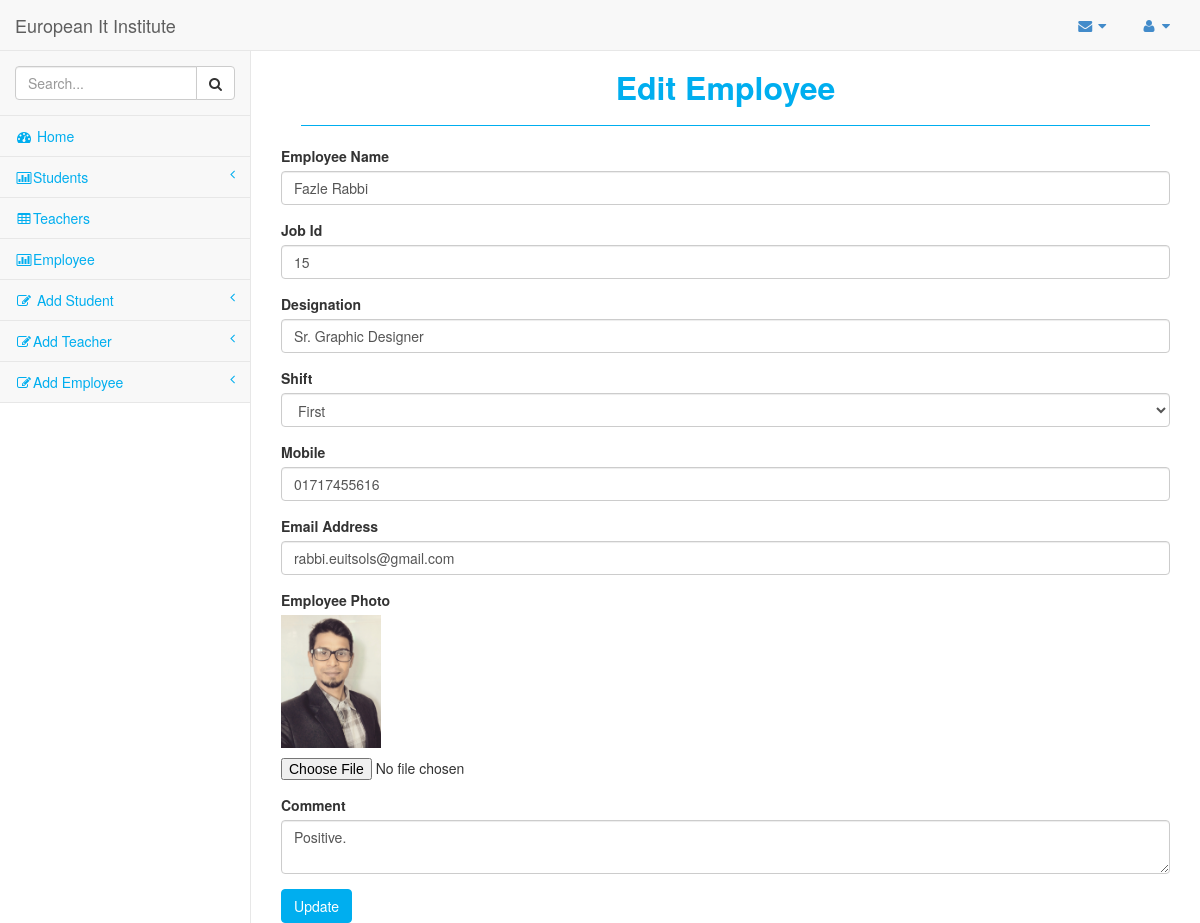
The app's page /employe_edit.php?id=15 (signed in) with its own data.
### tables this page shows
CREATE TABLE `employee` (
  `employee_id` int(11) NOT NULL,
  `add_by` int(11) NOT NULL,
  `employee_name` varchar(100) NOT NULL,
  `job_id` varchar(100) NOT NULL,
  `designation` varchar(100) NOT NULL,
  `shift` varchar(50) NOT NULL,
  `mobile` varchar(11) NOT NULL,
  `email` varchar(100) NOT NULL,
  `photo` varchar(255) NOT NULL,
  `comment` varchar(255) NOT NULL
);

### employe_edit.php (the view, shortened to what this page needs)
<?php
$db_host = "localhost";
$db_user = "root";
$db_pass = "";
$db_name = "classproject";
$conn = mysqli_connect($db_host,$db_user,$db_pass,$db_name);
if (isset($_GET['id'])) {
    $id = (int) $_GET['id'];
} else {
    header('Location: employe_list.php');
}
$sql = "SELECT * FROM employee where employee_id = $id";
$result = mysqli_query($conn,$sql);
$etd = mysqli_fetch_assoc($result);
?>
<?php include_once('inc/header.php'); ?>
    <div id="page-wrapper">
        <div class="row">
            <div class="col-lg-12">
                <h1 class="page-header">Edit Employee</h1>
                <form action="employe_update.php?id=<?php echo $id; ?>" method="POST" enctype="multipart/form-data">
                  <div class="form-group">
                    <label for="exampleInputEmail1">Employee Name</label>
                    <input type="text" class="form-control" name="e_name" value="<?php echo $etd['employee_name']; ?>" >
                  </div>
                  <div class="form-group">
                    <label for="exampleInputPassword1">Job Id</label>
                    <input type="text" class="form-control" name="j_id" value="<?php echo $etd['job_id']; ?>">
                  </div>
                  <div class="form-group">
                    <label for="exampleInputPassword1">Designation</label>
                    <input type="text" class="form-control" name="e_desg" value="<?php echo $etd['designation']; ?>">
                  </div>
                   <div class="form-group">
                      <label for="inputState">Shift</label>
                      <select name="e_shift" class="form-control" >
                        <option <?php if($etd['shift'] =='First'){ echo 'selected';} ?>  value="First">First</option>
                      </select>
                    </div>
                  <div class="form-group">
                    <label for="exampleInputEmail1">Mobile</label>
                    <input type="text" class="form-control" name="e_mob" value="<?php echo $etd['mobile']; ?>">
                  </div>
                     <div class="form-group">
                    <label for="exampleInputPassword1">Email Address</label>
                    <input type="text" class="form-control" name="e_email" value="<?php echo $etd['email']; ?>" >
                  </div>
                   <div class="form-group">
                    <label for="exampleInputPassword1">Employee Photo</label>
                    <p><img src="<?= $etd['photo'] ?>" width="100" alt="Photo"></p>
                    <input type="file" class="" name="e_image">
                  </div>
                  <div class="form-group">
                    <label for="exampleInputEmail1">Comment</label>
                    <textarea  class="form-control" name="comment"><?php echo $etd['comment']; ?></textarea>
                  </div>
                  <button type="submit" class="btn btn-primary" name="submit">Update</button>
                </form>
            </div>
        </div>
    </div>
</div>
</body>
</html>

### css/sb-admin.css (style rules this page uses)
body { padding-top: 100px; background-color: #fff; background-repeat:no-repeat; background-size:cover; }
@media (min-width:768px) { body { padding-top: 50px; } }
#page-wrapper { padding: 0 15px; min-height: 568px; background-color: #fff; }
@media (min-width:768px) { #page-wrapper { position: inherit; margin: 0 0 0 250px; padding: 0 30px; border-left: 1px solid #e7e7e7; } }

### css/style.css (style rules this page uses)
.page-header { margin: 20px; padding-bottom: 20px; }
#page-wrapper h1 { font-size: 32px; color: #00AEEF; font-weight: 700; }
.btn-primary { color: #fff; background-color:#00AEEF !important; border-color:#00AEEF !important; }
#page-wrapper h1 { text-align: center; border-bottom: 1px solid; }

### records on screen
employee: e_name "Fazle Rabbi", j_id "15", e_desg "Sr. Graphic Designer", e_shift "First", e_mob "01717455616", e_email "rabbi.euitsols@gmail.com", photo (picture), comment "Positive."
